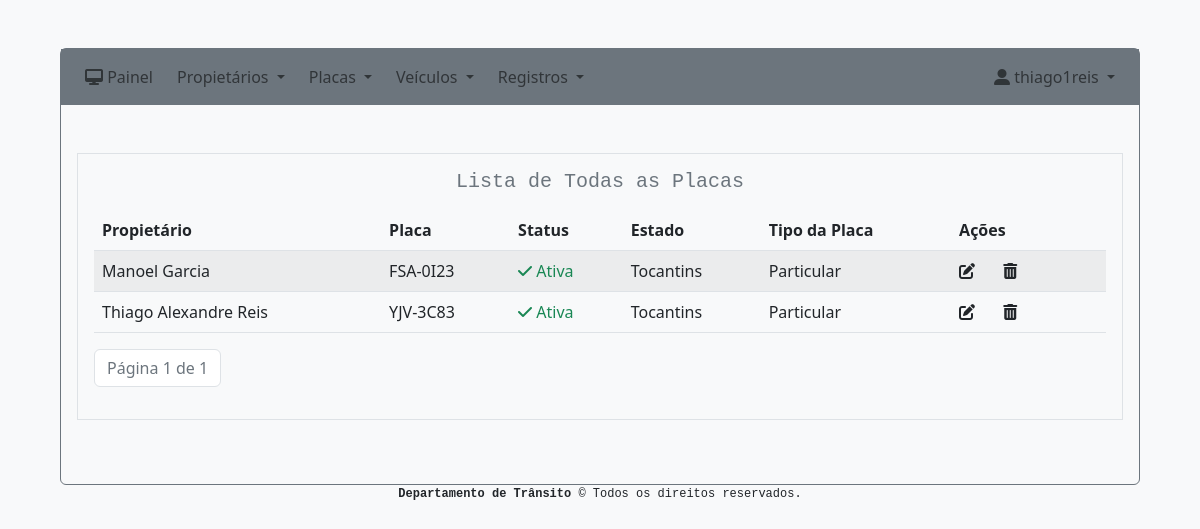
The page /sistema/placas (signed in) on the database its author committed.
### system/models.py (models this page shows, shortened)
class Plate(models.Model):
    state = models.CharField(max_length=25, choices=STATE_CHOICES, blank=False, null=False)
    type = models.CharField(max_length=255)
    three_char = models.CharField(max_length=255)
    only_number = models.IntegerField()
    single_char = models.CharField(max_length=255)
    two_number = models.IntegerField()
    status = models.BooleanField()
    owner = models.ForeignKey(Owner, on_delete=models.CASCADE)
    created = models.DateTimeField('created', auto_now_add=True)
    modified = models.DateTimeField('modified', auto_now=True)

class Owner(models.Model):
    name = models.CharField(max_length=255)
    birth_date = models.DateField()
    sex = models.CharField(max_length=10, choices=SEX_CHOICES, blank=False, null=False)
    cpf = models.CharField(max_length=255)
    telephone = models.CharField(max_length=255, blank=True, null=True)
    email = models.EmailField(blank=True, null=True)
    zip_code = models.CharField(max_length=255)
    state = models.CharField(max_length=25, choices=STATE_CHOICES, blank=False, null=False)
    city = models.CharField(max_length=255)
    district = models.CharField(max_length=255)
    road = models.CharField(max_length=255)
    number = models.IntegerField(blank=True, null=True)
    complement = models.CharField(max_length=255, blank=True, null=True)
    reference_point = models.CharField(max_length=255, blank=True, null=True)
    comments = models.CharField(max_length=255, blank=True, null=True)
    created = models.DateTimeField('created', auto_now_add=True)
    modified = models.DateTimeField('modified', auto_now=True)

### system/views.py (the view)
# urls.py: path('placas', views.plate_index, name='plate_index'),
@login_required(login_url="/")
def plate_index(request):
    plates = Plate.objects.all().order_by('-created')
    paginator = Paginator(plates, 10)
    page_number = request.GET.get('page')
    page_obj = paginator.get_page(page_number)
    context = {
        'page_obj': page_obj
    }
    return render(request, 'system/plate_index.html', context)

### system/templates/system/plate_index.html (shortened to what this page needs)
{% extends 'base.html' %}
{% block content %}
    <div class="border p-3 m-3">
        <h5 class="font-monospace text-secondary text-center mb-3">Lista de Todas as Placas</h5>
        <div class="table-responsive">
            <table class="table table-striped">
                <thead>
                  <tr>
                    <th scope="col">Propietário</th>
                    <th scope="col">Placa</th>
                    <th scope="col">Status</th>
                    <th scope="col">Estado</th>
                    <th scope="col">Tipo da Placa</th>
                    <th scope="col">Ações</th>
                  </tr>
                </thead>
                <tbody>
                {% for plate in page_obj %}
                  <tr>
                    <td>{{ plate.owner.name }}</td>
                    <td><span class="text-uppercase">{{ plate.three_char }}-{{ plate.only_number }}{{ plate.single_char }}{{ plate.two_number }}</span></td>
                    <td>{% if plate.status %}
                            <sapan class="text-success"><i class="fa-solid fa-check"></i> Ativa</sapan>
                        {% else %}
                            <sapan class="text-danger"><i class="fa-solid fa-circle-xmark"></i> Desativada</sapan>
                        {% endif %}
                    </td>
                    <td>{{ plate.state }}</td>
                    <td>{{ plate.type }}</td>
                    <td class="">
                        <a href="{% url 'plate_edit' plate.id %}" class="me-4 text-dark"><i class="fa-solid fa-pen-to-square "></i></a>
                        <a href="{% url 'plate_delete' plate.id %}" class="me-4 text-dark" onclick="return confirm('Tem certeza que deseja excluir essa placa ?')"><i class="fa-solid fa-trash-can"></i></a>
                    </td>
                  </tr>
                {% endfor %}
                </tbody>
             </table>
          </div>
          <nav aria-label="Page navigation example ">
            <ul class="pagination ">
                <li class="page-item disabled"><span class="page-link text-secondary" >Página {{ page_obj.number }} de {{ page_obj.paginator.num_pages }}</span></li>
            </ul>
          </nav>
    </div>
{% endblock %}

### system/templates/menu.html (shortened to what this page needs)
<nav class="navbar navbar-expand-lg navbar-secondary bg-secondary mb-5 ">
    <div class="container-fluid">
        <div class="collapse navbar-collapse" id="navbarNavAltMarkup">
            {% if user.is_authenticated %}
                <ul class="navbar-nav me-auto mb-lg-0">
                    <li class="nav-item px-1">
                        <a class="nav-link" aria-current="page" href="{% url 'sistema' %}"><i class="fa-solid fa-desktop"></i> Painel</a>
                    </li>
                    <li class="nav-item dropdown px-1">
                        <a class="nav-link dropdown-toggle" href="#" id="navbarDropdown" role="button" data-bs-toggle="dropdown" aria-expanded="false">
                            Propietários
                        </a>
                    </li>
                    <li class="nav-item dropdown px-1">
                        <a class="nav-link dropdown-toggle" href="#" id="navbarDropdown" role="button" data-bs-toggle="dropdown" aria-expanded="false">
                            Placas
                        </a>
                    </li>
                    <li class="nav-item dropdown px-1">
                        <a class="nav-link dropdown-toggle" href="#" id="navbarDropdown" role="button" data-bs-toggle="dropdown" aria-expanded="false">
                            Veículos
                        </a>
                    </li>
                    <li class="nav-item dropdown px-1">
                        <a class="nav-link dropdown-toggle" href="#" id="navbarDropdown" role="button" data-bs-toggle="dropdown" aria-expanded="false">
                            Registros
                        </a>
                    </li>
                </ul>
                <div class="d-flex">
                    <ul class="navbar-nav">
                    <li class="nav-item dropdown px-1">
                        <a class="nav-link dropdown-toggle" href="#" id="navbarDropdown" role="button" data-bs-toggle="dropdown" aria-expanded="false">
                            <i class="fa-solid fa-user-large"></i>
                            {{ user.get_username }}
                        </a>
                    </li>
                    </ul>
                </div>
            {% endif %}
        </div>
    </div>
</nav>

### rows shown on the page
Plate: owner.name "Manoel Garcia", three_char "FSA", only_number "0", single_char "I", two_number "23", status True (drawn), state "Tocantins", type "Particular"
Plate: owner.name "Thiago Alexandre Reis", three_char "YJV", only_number "3", single_char "C", two_number "83", status True (drawn), state "Tocantins", type "Particular"

### other values the page prints
{{ user.get_username }} "thiago1reis"
{{ page_obj.number }} "1"
{{ page_obj.paginator.num_pages }} "1"
